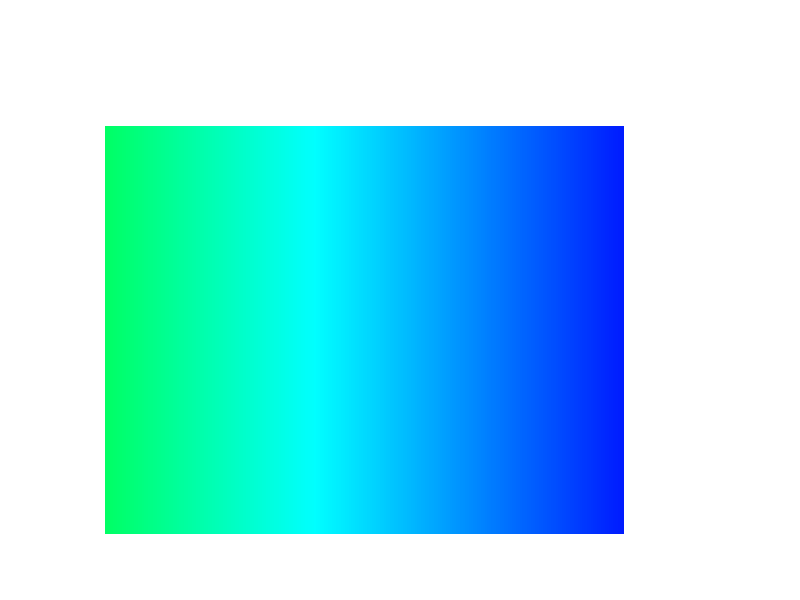
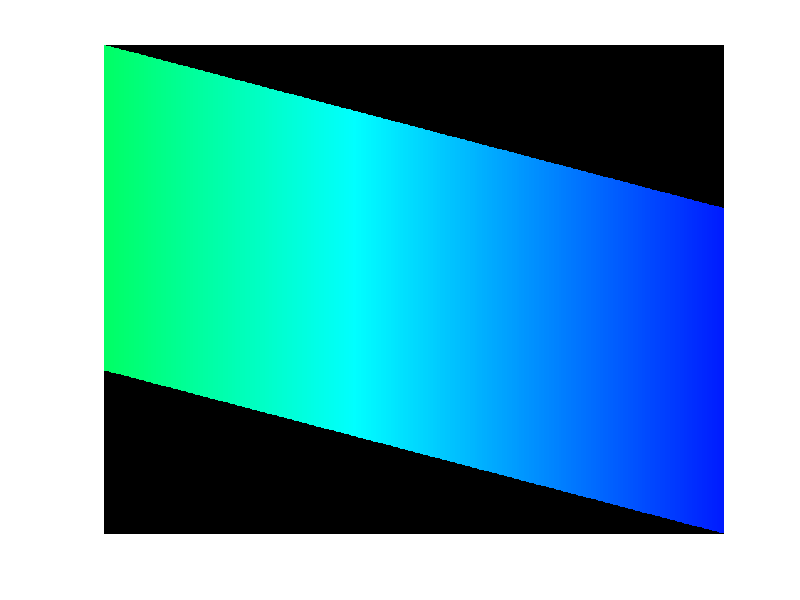
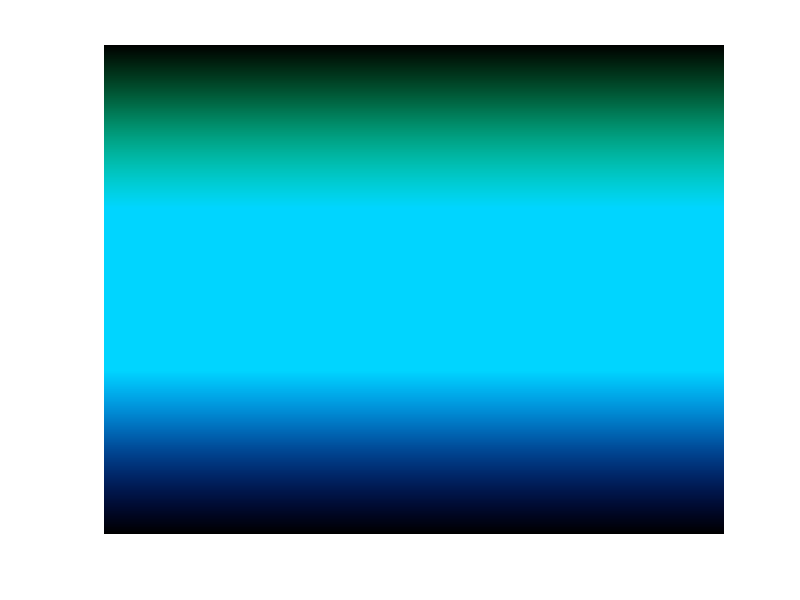

The MATLAB script that drew these images, in order:
% This script tests the idea of convoluting a 1D shape into 1 line
clear; close all; clc;
%% Start program (input)
% Amount of colors (amount of columns) [50]
amountOfColors = 1000;

% Amount of elements in the height direction (Amount of row entries) [100]
amountOfElementsInHeight = amountOfColors;

% Dictates the percentage of the center part blocked by the filter [50]
percentageBlocked = 0; 

% Specify the portion you select from the generated spectrum (in
% percentage) [45,70]
beginSpectrum = 40;
endSpectrum = 65;

% Specify the speed of the diffraction grating (not in real /mm but just a
% number) [3]
speedGrating = 2;

% Dictate the plot width
plotWidth = 400;
plotHeight = 800;
%% Initialisation
% Get colors
colors = hsv(amountOfColors)';

% Initialise image (white)
base = ones(amountOfElementsInHeight,amountOfColors,3);

% Assign colors to image
base(:,:,1) = repmat(colors(1,:),amountOfElementsInHeight,1);
base(:,:,2) = repmat(colors(2,:),amountOfElementsInHeight,1);
base(:,:,3) = repmat(colors(3,:),amountOfElementsInHeight,1);

% Put colors through slit to gather desired colors
truncatedColors = base(:,floor(beginSpectrum/100*amountOfColors):floor(endSpectrum*amountOfColors/100),:);

%Show image
figure('position',[0 0 plotWidth plotHeight]);
hold on;
image(truncatedColors)
axis off

% Block part of the spectrum
blockedElements = floor(size(truncatedColors,1)*percentageBlocked/100);
% Create blocking filter
blockingFilter = zeros(blockedElements,size(truncatedColors,2),3);

% Calculate index start
indexStart = floor((size(truncatedColors,1) - blockedElements)/2);
% Apply filter
truncatedColors(indexStart:indexStart+blockedElements-1,:,:) = blockingFilter;

image(truncatedColors);

newAmtColors = size(truncatedColors,2);
% Create bigger zero matrix to be used for shifting the colors
bigMatrix = zeros(speedGrating*newAmtColors+amountOfElementsInHeight,newAmtColors,3);

% Now for each column in the truncated Colors put them in the corresponding
% row in the bigMatrix but shift every column 2 down with respect to the
% previous column

for i=0:size(truncatedColors, 2)-1
    firstIndex = i*speedGrating+1;
    lastIndex = firstIndex + size(truncatedColors, 1)-1;
    bigMatrix(firstIndex:lastIndex,i+1,:) = truncatedColors(:,i+1,:);
end

figure('position',[0 0 plotWidth plotHeight]);
image(bigMatrix)
axis off;

% squeeze them to one color
squeezed = sum(bigMatrix,2)/size(bigMatrix,2);

minimumBrightness = min(min(squeezed));
maximumBrightness = max(max(squeezed));

factor = 1/(maximumBrightness-minimumBrightness);

squeezedCorrected = squeezed*factor;

figure('position',[0 0 plotWidth plotHeight]);
image(squeezedCorrected);
axis off;